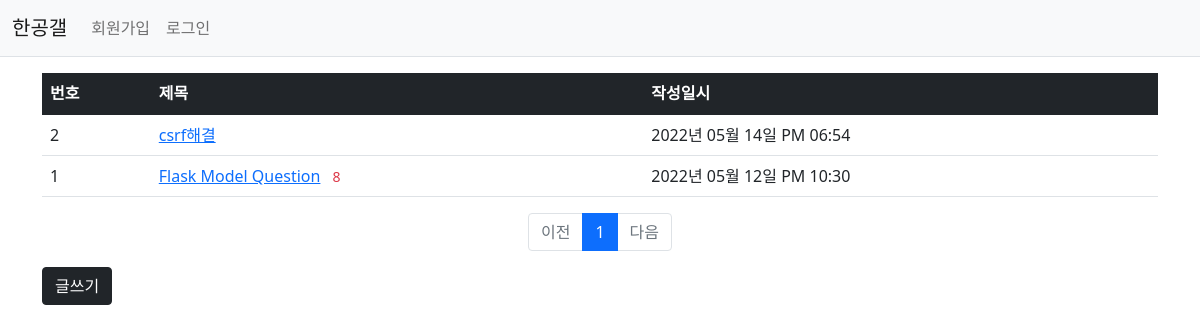
Page /question/list/ on the earlier database version.
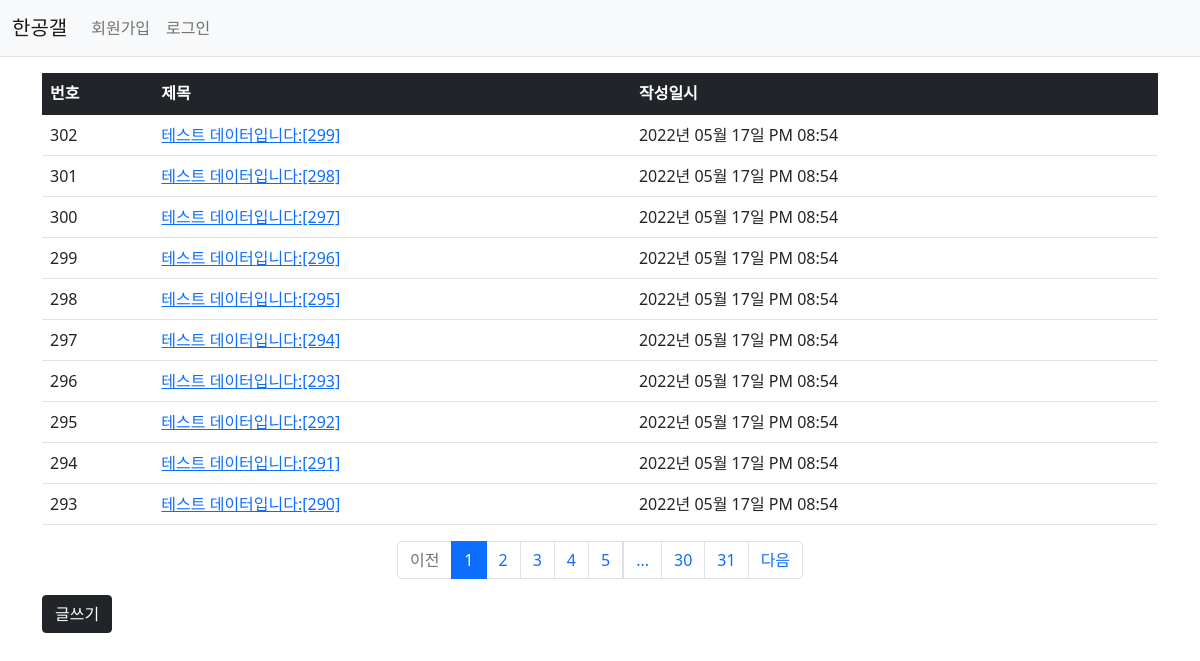
Same page on the later database version.
### hy/models.py (models this page shows)
class Question(db.Model):
    id = db.Column(db.Integer, primary_key=True)
    subject = db.Column(db.String(200), nullable=False)
    content = db.Column(db.Text(), nullable=False)
    create_date = db.Column(db.DateTime(), nullable=False)

### hy/views/question_views.py (the view)
@bp.route("/list/")
def _list():
    page = request.args.get('page', type=int, default=1)
    question_list = Question.query.order_by(Question.create_date.desc())
    question_list = question_list.paginate(page, per_page=10)
    return render_template('question/question_list.html', question_list=question_list)

### hy/filter.py (called while the page is built)
def format_datetime(value, fmt="%Y년 %m월 %d일 %p %I:%M"):
    return value.strftime(fmt)

### hy/templates/question/question_list.html
{% extends 'base.html' %}
{% block content %}
<div class="container my-3">
    <table class="table">
        <thead>
            <tr class="table-dark">
                <th>번호</th>
                <th>제목</th>
                <th>작성일시</th>
            </tr>
        </thead>
        <tbody>
        {% if question_list %}
            {% for question in question_list.items %}
                <tr>
                    <td>{{ question_list.total - ((question_list.page-1) * question_list.per_page) - loop.index0 }}</td>
                    <td>
                        <a href="{{url_for('question.detail', question_id=question.id)}}">{{question.subject}}</a>
                        {% if question.answer_set|length > 0 %}
                        <span class="text-danger small mx-2">{{ question.answer_set|length }}</span>
                        {% endif %}
                    </td>
                    <td>{{ question.create_date|datetime }}</td>
                </tr>
            {%endfor%}
        {%else%}
            <tr>
                <td colspan="3">게시물이 없습니다.</td>
            </tr>
        {%endif%}
        </tbody>
    </table>
    <ul class="pagination justify-content-center">
        {%if question_list.has_prev%}
        <li class="page-item">
            <a class="page-link" href="?page={{question_list.prev_num}}">이전</a>
        </li>
        {%else%}
        <li class="page-item disabled">
            <a class="page-link" tabindex="-1" aria-disabled="true" href="javascript:void(0)">이전</a>
        </li>
        {% endif %}
        {%for page_num in question_list.iter_pages()%}
            {%if page_num%}
                {%if page_num != question_list.page%}
                <li class="page-item">
                     <a class="page-link" href="?page={{ page_num }}">{{ page_num }}</a>
                </li>
                {%else%}
                <li class="page-item active" aria-current="page">
                    <a class="page-link" href="javascript:void(0)">{{ page_num }}</a>
                </li>
                {% endif %}
            {% else %}
            <li class="disabled">
                <a class="page-link" href="javascript:void(0)">...</a>
            </li>
            {% endif %}
        {% endfor %}
        {%if question_list.has_next%}
        <li class="page-item">
            <a class="page-link" href="?page={{ question_list.next_num }}">다음</a>
        </li>
        {% else %}
        <li class="page-item disabled">
            <a class="page-link" tabindex="-1" aria-disabled="true" href="javascript:void(0)">다음</a>
        </li>
        {% endif %}
    </ul>
    <a href="{{url_for('question.create')}}" class="btn bg-dark border-dark border-dark btn-primary">글쓰기</a>
</div>
{% endblock %}

### hy/templates/base.html (shortened to what this page needs)
<!doctype html>
<html lang="ko">
<head>
    <link rel="stylesheet" href="{{ url_for('static', filename='bootstrap.min.css') }}">
    <link rel="stylesheet" href="{{ url_for('static', filename='style.css') }}">
</head>
<body>
{% include "navbar.html" %}
{% block content %}
{% endblock %}
</body>
</html>

### hy/templates/navbar.html (shortened to what this page needs)
<nav class="navbar navbar-expand-lg navbar-light bg-light border-bottom">
    <div class="container-fluid">
        <a class="navbar-brand" href="{{ url_for('main.index') }}">한공갤</a>
        <div class="collapse navbar-collapse" id="navbarSupportedContent">
            <ul class="navbar-nav me-auto mb-2 mb-lg-0">
                <li class="nav-item">
                    <a class="nav-link" href="#">회원가입</a>
                </li>
                <li class="nav-item">
                    <a class="nav-link" href="#">로그인</a>
                </li>
            </ul>
        </div>
    </div>
</nav>

Differences in the rows shown:
no longer on this page (row unchanged): Question: total "2", subject "csrf해결", create_date "2022년 05월 14일 PM 06:54"
no longer on this page (row unchanged): Question: total "1", subject "Flask Model Question", answer_set|length "8", create_date "2022년 05월 12일 PM 10:30"
added Question: total "302", subject "테스트 데이터입니다:[299]", create_date "2022년 05월 17일 PM 08:54"
added Question: total "301", subject "테스트 데이터입니다:[298]", create_date "2022년 05월 17일 PM 08:54"
added Question: total "300", subject "테스트 데이터입니다:[297]", create_date "2022년 05월 17일 PM 08:54"
added Question: total "299", subject "테스트 데이터입니다:[296]", create_date "2022년 05월 17일 PM 08:54"
added Question: total "298", subject "테스트 데이터입니다:[295]", create_date "2022년 05월 17일 PM 08:54"
added Question: total "297", subject "테스트 데이터입니다:[294]", create_date "2022년 05월 17일 PM 08:54"
added Question: total "296", subject "테스트 데이터입니다:[293]", create_date "2022년 05월 17일 PM 08:54"
added Question: total "295", subject "테스트 데이터입니다:[292]", create_date "2022년 05월 17일 PM 08:54"
added Question: total "294", subject "테스트 데이터입니다:[291]", create_date "2022년 05월 17일 PM 08:54"
added Question: total "293", subject "테스트 데이터입니다:[290]", create_date "2022년 05월 17일 PM 08:54"
Other differences:
new list line: "2"
new list line: "3"
new list line: "4"
new list line: "5"
new list line: "30"
new list line: "31"
